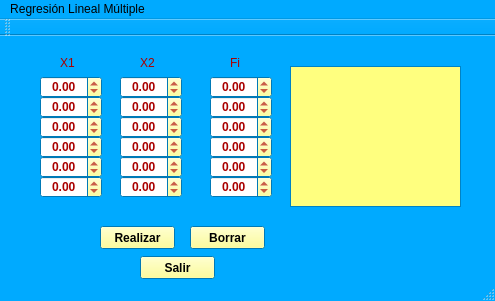
<?xml version="1.0" encoding="UTF-8"?>
<ui version="4.0">
 <class>RregresionLinealMultiple</class>
 <widget class="QMainWindow" name="RregresionLinealMultiple">
  <property name="geometry">
   <rect>
    <x>0</x>
    <y>0</y>
    <width>495</width>
    <height>301</height>
   </rect>
  </property>
  <property name="palette">
   <palette>
    <active>
     <colorrole role="WindowText">
      <brush brushstyle="SolidPattern">
       <color alpha="255">
        <red>170</red>
        <green>0</green>
        <blue>0</blue>
       </color>
      </brush>
     </colorrole>
     <colorrole role="Button">
      <brush brushstyle="SolidPattern">
       <color alpha="255">
        <red>255</red>
        <green>255</green>
        <blue>127</blue>
       </color>
      </brush>
     </colorrole>
     <colorrole role="Light">
      <brush brushstyle="SolidPattern">
       <color alpha="255">
        <red>255</red>
        <green>255</green>
        <blue>127</blue>
       </color>
      </brush>
     </colorrole>
     <colorrole role="Text">
      <brush brushstyle="SolidPattern">
       <color alpha="255">
        <red>170</red>
        <green>0</green>
        <blue>0</blue>
       </color>
      </brush>
     </colorrole>
     <colorrole role="BrightText">
      <brush brushstyle="SolidPattern">
       <color alpha="255">
        <red>255</red>
        <green>255</green>
        <blue>127</blue>
       </color>
      </brush>
     </colorrole>
     <colorrole role="Base">
      <brush brushstyle="SolidPattern">
       <color alpha="255">
        <red>255</red>
        <green>255</green>
        <blue>255</blue>
       </color>
      </brush>
     </colorrole>
     <colorrole role="Window">
      <brush brushstyle="SolidPattern">
       <color alpha="255">
        <red>0</red>
        <green>170</green>
        <blue>255</blue>
       </color>
      </brush>
     </colorrole>
    </active>
    <inactive>
     <colorrole role="WindowText">
      <brush brushstyle="SolidPattern">
       <color alpha="255">
        <red>170</red>
        <green>0</green>
        <blue>0</blue>
       </color>
      </brush>
     </colorrole>
     <colorrole role="Button">
      <brush brushstyle="SolidPattern">
       <color alpha="255">
        <red>255</red>
        <green>255</green>
        <blue>127</blue>
       </color>
      </brush>
     </colorrole>
     <colorrole role="Light">
      <brush brushstyle="SolidPattern">
       <color alpha="255">
        <red>255</red>
        <green>255</green>
        <blue>127</blue>
       </color>
      </brush>
     </colorrole>
     <colorrole role="Text">
      <brush brushstyle="SolidPattern">
       <color alpha="255">
        <red>170</red>
        <green>0</green>
        <blue>0</blue>
       </color>
      </brush>
     </colorrole>
     <colorrole role="BrightText">
      <brush brushstyle="SolidPattern">
       <color alpha="255">
        <red>255</red>
        <green>255</green>
        <blue>127</blue>
       </color>
      </brush>
     </colorrole>
     <colorrole role="Base">
      <brush brushstyle="SolidPattern">
       <color alpha="255">
        <red>255</red>
        <green>255</green>
        <blue>255</blue>
       </color>
      </brush>
     </colorrole>
     <colorrole role="Window">
      <brush brushstyle="SolidPattern">
       <color alpha="255">
        <red>0</red>
        <green>170</green>
        <blue>255</blue>
       </color>
      </brush>
     </colorrole>
    </inactive>
    <disabled>
     <colorrole role="WindowText">
      <brush brushstyle="SolidPattern">
       <color alpha="255">
        <red>120</red>
        <green>120</green>
        <blue>120</blue>
       </color>
      </brush>
     </colorrole>
     <colorrole role="Button">
      <brush brushstyle="SolidPattern">
       <color alpha="255">
        <red>255</red>
        <green>255</green>
        <blue>127</blue>
       </color>
      </brush>
     </colorrole>
     <colorrole role="Light">
      <brush brushstyle="SolidPattern">
       <color alpha="255">
        <red>255</red>
        <green>255</green>
        <blue>127</blue>
       </color>
      </brush>
     </colorrole>
     <colorrole role="Text">
      <brush brushstyle="SolidPattern">
       <color alpha="255">
        <red>120</red>
        <green>120</green>
        <blue>120</blue>
       </color>
      </brush>
     </colorrole>
     <colorrole role="BrightText">
      <brush brushstyle="SolidPattern">
       <color alpha="255">
        <red>255</red>
        <green>255</green>
        <blue>127</blue>
       </color>
      </brush>
     </colorrole>
     <colorrole role="Base">
      <brush brushstyle="SolidPattern">
       <color alpha="255">
        <red>0</red>
        <green>170</green>
        <blue>255</blue>
       </color>
      </brush>
     </colorrole>
     <colorrole role="Window">
      <brush brushstyle="SolidPattern">
       <color alpha="255">
        <red>0</red>
        <green>170</green>
        <blue>255</blue>
       </color>
      </brush>
     </colorrole>
    </disabled>
   </palette>
  </property>
  <property name="windowTitle">
   <string>RregresionLinealMultiple</string>
  </property>
  <widget class="QWidget" name="centralWidget">
   <widget class="QDoubleSpinBox" name="x1">
    <property name="geometry">
     <rect>
      <x>40</x>
      <y>40</y>
      <width>62</width>
      <height>22</height>
     </rect>
    </property>
    <property name="font">
     <font>
      <weight>75</weight>
      <bold>true</bold>
     </font>
    </property>
    <property name="alignment">
     <set>Qt::AlignCenter</set>
    </property>
    <property name="minimum">
     <double>-99.989999999999995</double>
    </property>
   </widget>
   <widget class="QDoubleSpinBox" name="x2">
    <property name="geometry">
     <rect>
      <x>40</x>
      <y>60</y>
      <width>62</width>
      <height>22</height>
     </rect>
    </property>
    <property name="font">
     <font>
      <weight>75</weight>
      <bold>true</bold>
     </font>
    </property>
    <property name="alignment">
     <set>Qt::AlignCenter</set>
    </property>
    <property name="minimum">
     <double>-99.989999999999995</double>
    </property>
   </widget>
   <widget class="QDoubleSpinBox" name="x3">
    <property name="geometry">
     <rect>
      <x>40</x>
      <y>80</y>
      <width>62</width>
      <height>22</height>
     </rect>
    </property>
    <property name="font">
     <font>
      <weight>75</weight>
      <bold>true</bold>
     </font>
    </property>
    <property name="alignment">
     <set>Qt::AlignCenter</set>
    </property>
    <property name="minimum">
     <double>-99.989999999999995</double>
    </property>
   </widget>
   <widget class="QDoubleSpinBox" name="x4">
    <property name="geometry">
     <rect>
      <x>40</x>
      <y>100</y>
      <width>62</width>
      <height>22</height>
     </rect>
    </property>
    <property name="font">
     <font>
      <weight>75</weight>
      <bold>true</bold>
     </font>
    </property>
    <property name="alignment">
     <set>Qt::AlignCenter</set>
    </property>
    <property name="minimum">
     <double>-99.989999999999995</double>
    </property>
   </widget>
   <widget class="QDoubleSpinBox" name="x5">
    <property name="geometry">
     <rect>
      <x>40</x>
      <y>120</y>
      <width>62</width>
      <height>22</height>
     </rect>
    </property>
    <property name="font">
     <font>
      <weight>75</weight>
      <bold>true</bold>
     </font>
    </property>
    <property name="alignment">
     <set>Qt::AlignCenter</set>
    </property>
    <property name="minimum">
     <double>-99.989999999999995</double>
    </property>
   </widget>
   <widget class="QDoubleSpinBox" name="x6">
    <property name="geometry">
     <rect>
      <x>40</x>
      <y>140</y>
      <width>62</width>
      <height>22</height>
     </rect>
    </property>
    <property name="font">
     <font>
      <weight>75</weight>
      <bold>true</bold>
     </font>
    </property>
    <property name="alignment">
     <set>Qt::AlignCenter</set>
    </property>
    <property name="minimum">
     <double>-99.989999999999995</double>
    </property>
   </widget>
   <widget class="QDoubleSpinBox" name="x5_2">
    <property name="geometry">
     <rect>
      <x>120</x>
      <y>120</y>
      <width>62</width>
      <height>22</height>
     </rect>
    </property>
    <property name="font">
     <font>
      <weight>75</weight>
      <bold>true</bold>
     </font>
    </property>
    <property name="alignment">
     <set>Qt::AlignCenter</set>
    </property>
    <property name="minimum">
     <double>-99.989999999999995</double>
    </property>
   </widget>
   <widget class="QDoubleSpinBox" name="x1_2">
    <property name="geometry">
     <rect>
      <x>120</x>
      <y>40</y>
      <width>62</width>
      <height>22</height>
     </rect>
    </property>
    <property name="font">
     <font>
      <weight>75</weight>
      <bold>true</bold>
     </font>
    </property>
    <property name="alignment">
     <set>Qt::AlignCenter</set>
    </property>
    <property name="minimum">
     <double>-99.989999999999995</double>
    </property>
   </widget>
   <widget class="QDoubleSpinBox" name="x2_2">
    <property name="geometry">
     <rect>
      <x>120</x>
      <y>60</y>
      <width>62</width>
      <height>22</height>
     </rect>
    </property>
    <property name="font">
     <font>
      <weight>75</weight>
      <bold>true</bold>
     </font>
    </property>
    <property name="alignment">
     <set>Qt::AlignCenter</set>
    </property>
    <property name="minimum">
     <double>-99.989999999999995</double>
    </property>
   </widget>
   <widget class="QDoubleSpinBox" name="x4_2">
    <property name="geometry">
     <rect>
      <x>120</x>
      <y>100</y>
      <width>62</width>
      <height>22</height>
     </rect>
    </property>
    <property name="font">
     <font>
      <weight>75</weight>
      <bold>true</bold>
     </font>
    </property>
    <property name="alignment">
     <set>Qt::AlignCenter</set>
    </property>
    <property name="minimum">
     <double>-99.989999999999995</double>
    </property>
   </widget>
   <widget class="QDoubleSpinBox" name="x3_2">
    <property name="geometry">
     <rect>
      <x>120</x>
      <y>80</y>
      <width>62</width>
      <height>22</height>
     </rect>
    </property>
    <property name="font">
     <font>
      <weight>75</weight>
      <bold>true</bold>
     </font>
    </property>
    <property name="alignment">
     <set>Qt::AlignCenter</set>
    </property>
    <property name="minimum">
     <double>-99.989999999999995</double>
    </property>
   </widget>
   <widget class="QDoubleSpinBox" name="x6_2">
    <property name="geometry">
     <rect>
      <x>120</x>
      <y>140</y>
      <width>62</width>
      <height>22</height>
     </rect>
    </property>
    <property name="font">
     <font>
      <weight>75</weight>
      <bold>true</bold>
     </font>
    </property>
    <property name="alignment">
     <set>Qt::AlignCenter</set>
    </property>
    <property name="minimum">
     <double>-99.989999999999995</double>
    </property>
   </widget>
   <widget class="QDoubleSpinBox" name="x5_3">
    <property name="geometry">
     <rect>
      <x>210</x>
      <y>120</y>
      <width>62</width>
      <height>22</height>
     </rect>
    </property>
    <property name="font">
     <font>
      <weight>75</weight>
      <bold>true</bold>
     </font>
    </property>
    <property name="alignment">
     <set>Qt::AlignCenter</set>
    </property>
    <property name="minimum">
     <double>-99.989999999999995</double>
    </property>
   </widget>
   <widget class="QDoubleSpinBox" name="x1_3">
    <property name="geometry">
     <rect>
      <x>210</x>
      <y>40</y>
      <width>62</width>
      <height>22</height>
     </rect>
    </property>
    <property name="font">
     <font>
      <weight>75</weight>
      <bold>true</bold>
     </font>
    </property>
    <property name="alignment">
     <set>Qt::AlignCenter</set>
    </property>
    <property name="minimum">
     <double>-99.989999999999995</double>
    </property>
   </widget>
   <widget class="QDoubleSpinBox" name="x2_3">
    <property name="geometry">
     <rect>
      <x>210</x>
      <y>60</y>
      <width>62</width>
      <height>22</height>
     </rect>
    </property>
    <property name="font">
     <font>
      <weight>75</weight>
      <bold>true</bold>
     </font>
    </property>
    <property name="alignment">
     <set>Qt::AlignCenter</set>
    </property>
    <property name="minimum">
     <double>-99.989999999999995</double>
    </property>
   </widget>
   <widget class="QDoubleSpinBox" name="x4_3">
    <property name="geometry">
     <rect>
      <x>210</x>
      <y>100</y>
      <width>62</width>
      <height>22</height>
     </rect>
    </property>
    <property name="font">
     <font>
      <weight>75</weight>
      <bold>true</bold>
     </font>
    </property>
    <property name="alignment">
     <set>Qt::AlignCenter</set>
    </property>
    <property name="minimum">
     <double>-99.989999999999995</double>
    </property>
   </widget>
   <widget class="QDoubleSpinBox" name="x3_3">
    <property name="geometry">
     <rect>
      <x>210</x>
      <y>80</y>
      <width>62</width>
      <height>22</height>
     </rect>
    </property>
    <property name="font">
     <font>
      <weight>75</weight>
      <bold>true</bold>
     </font>
    </property>
    <property name="alignment">
     <set>Qt::AlignCenter</set>
    </property>
    <property name="minimum">
     <double>-99.989999999999995</double>
    </property>
   </widget>
   <widget class="QDoubleSpinBox" name="x6_3">
    <property name="geometry">
     <rect>
      <x>210</x>
      <y>140</y>
      <width>62</width>
      <height>22</height>
     </rect>
    </property>
    <property name="font">
     <font>
      <weight>75</weight>
      <bold>true</bold>
     </font>
    </property>
    <property name="alignment">
     <set>Qt::AlignCenter</set>
    </property>
    <property name="minimum">
     <double>-99.989999999999995</double>
    </property>
   </widget>
   <widget class="QLabel" name="label">
    <property name="geometry">
     <rect>
      <x>60</x>
      <y>20</y>
      <width>47</width>
      <height>13</height>
     </rect>
    </property>
    <property name="text">
     <string>X1</string>
    </property>
   </widget>
   <widget class="QLabel" name="label_2">
    <property name="geometry">
     <rect>
      <x>140</x>
      <y>20</y>
      <width>47</width>
      <height>13</height>
     </rect>
    </property>
    <property name="text">
     <string>X2</string>
    </property>
   </widget>
   <widget class="QLabel" name="label_3">
    <property name="geometry">
     <rect>
      <x>230</x>
      <y>20</y>
      <width>47</width>
      <height>13</height>
     </rect>
    </property>
    <property name="text">
     <string>Fi</string>
    </property>
   </widget>
   <widget class="QPushButton" name="pushButton">
    <property name="geometry">
     <rect>
      <x>100</x>
      <y>190</y>
      <width>75</width>
      <height>23</height>
     </rect>
    </property>
    <property name="font">
     <font>
      <weight>75</weight>
      <bold>true</bold>
     </font>
    </property>
    <property name="cursor">
     <cursorShape>PointingHandCursor</cursorShape>
    </property>
    <property name="text">
     <string>Realizar</string>
    </property>
   </widget>
   <widget class="QPushButton" name="pushButton_2">
    <property name="geometry">
     <rect>
      <x>190</x>
      <y>190</y>
      <width>75</width>
      <height>23</height>
     </rect>
    </property>
    <property name="font">
     <font>
      <weight>75</weight>
      <bold>true</bold>
     </font>
    </property>
    <property name="cursor">
     <cursorShape>PointingHandCursor</cursorShape>
    </property>
    <property name="text">
     <string>Borrar</string>
    </property>
   </widget>
   <widget class="QPushButton" name="pushButton_3">
    <property name="geometry">
     <rect>
      <x>140</x>
      <y>220</y>
      <width>75</width>
      <height>23</height>
     </rect>
    </property>
    <property name="font">
     <font>
      <weight>75</weight>
      <bold>true</bold>
     </font>
    </property>
    <property name="cursor">
     <cursorShape>PointingHandCursor</cursorShape>
    </property>
    <property name="text">
     <string>Salir</string>
    </property>
   </widget>
   <widget class="QTextEdit" name="textEdit">
    <property name="geometry">
     <rect>
      <x>290</x>
      <y>30</y>
      <width>171</width>
      <height>141</height>
     </rect>
    </property>
    <property name="palette">
     <palette>
      <active>
       <colorrole role="Base">
        <brush brushstyle="SolidPattern">
         <color alpha="255">
          <red>255</red>
          <green>255</green>
          <blue>127</blue>
         </color>
        </brush>
       </colorrole>
      </active>
      <inactive>
       <colorrole role="Base">
        <brush brushstyle="SolidPattern">
         <color alpha="255">
          <red>255</red>
          <green>255</green>
          <blue>127</blue>
         </color>
        </brush>
       </colorrole>
      </inactive>
      <disabled>
       <colorrole role="Base">
        <brush brushstyle="SolidPattern">
         <color alpha="255">
          <red>0</red>
          <green>170</green>
          <blue>255</blue>
         </color>
        </brush>
       </colorrole>
      </disabled>
     </palette>
    </property>
    <property name="font">
     <font>
      <weight>75</weight>
      <bold>true</bold>
     </font>
    </property>
   </widget>
  </widget>
  <widget class="QMenuBar" name="menuBar">
   <property name="geometry">
    <rect>
     <x>0</x>
     <y>0</y>
     <width>495</width>
     <height>21</height>
    </rect>
   </property>
   <widget class="QMenu" name="menuRegresi_n_Lineal_M_ltiple">
    <property name="palette">
     <palette>
      <active>
       <colorrole role="WindowText">
        <brush brushstyle="SolidPattern">
         <color alpha="255">
          <red>170</red>
          <green>0</green>
          <blue>0</blue>
         </color>
        </brush>
       </colorrole>
       <colorrole role="Button">
        <brush brushstyle="SolidPattern">
         <color alpha="255">
          <red>255</red>
          <green>255</green>
          <blue>127</blue>
         </color>
        </brush>
       </colorrole>
       <colorrole role="Base">
        <brush brushstyle="SolidPattern">
         <color alpha="255">
          <red>255</red>
          <green>255</green>
          <blue>255</blue>
         </color>
        </brush>
       </colorrole>
       <colorrole role="Window">
        <brush brushstyle="SolidPattern">
         <color alpha="255">
          <red>255</red>
          <green>170</green>
          <blue>127</blue>
         </color>
        </brush>
       </colorrole>
      </active>
      <inactive>
       <colorrole role="WindowText">
        <brush brushstyle="SolidPattern">
         <color alpha="255">
          <red>170</red>
          <green>0</green>
          <blue>0</blue>
         </color>
        </brush>
       </colorrole>
       <colorrole role="Button">
        <brush brushstyle="SolidPattern">
         <color alpha="255">
          <red>255</red>
          <green>255</green>
          <blue>127</blue>
         </color>
        </brush>
       </colorrole>
       <colorrole role="Base">
        <brush brushstyle="SolidPattern">
         <color alpha="255">
          <red>255</red>
          <green>255</green>
          <blue>255</blue>
         </color>
        </brush>
       </colorrole>
       <colorrole role="Window">
        <brush brushstyle="SolidPattern">
         <color alpha="255">
          <red>255</red>
          <green>170</green>
          <blue>127</blue>
         </color>
        </brush>
       </colorrole>
      </inactive>
      <disabled>
       <colorrole role="WindowText">
        <brush brushstyle="SolidPattern">
         <color alpha="255">
          <red>109</red>
          <green>109</green>
          <blue>109</blue>
         </color>
        </brush>
       </colorrole>
       <colorrole role="Button">
        <brush brushstyle="SolidPattern">
         <color alpha="255">
          <red>255</red>
          <green>255</green>
          <blue>127</blue>
         </color>
        </brush>
       </colorrole>
       <colorrole role="Base">
        <brush brushstyle="SolidPattern">
         <color alpha="255">
          <red>255</red>
          <green>170</green>
          <blue>127</blue>
         </color>
        </brush>
       </colorrole>
       <colorrole role="Window">
        <brush brushstyle="SolidPattern">
         <color alpha="255">
          <red>255</red>
          <green>170</green>
          <blue>127</blue>
         </color>
        </brush>
       </colorrole>
      </disabled>
     </palette>
    </property>
    <property name="title">
     <string>Regresión Lineal Múltiple</string>
    </property>
   </widget>
   <addaction name="menuRegresi_n_Lineal_M_ltiple"/>
  </widget>
  <widget class="QToolBar" name="mainToolBar">
   <attribute name="toolBarArea">
    <enum>TopToolBarArea</enum>
   </attribute>
   <attribute name="toolBarBreak">
    <bool>false</bool>
   </attribute>
  </widget>
  <widget class="QStatusBar" name="statusBar"/>
 </widget>
 <layoutdefault spacing="6" margin="11"/>
 <resources/>
 <connections/>
</ui>
